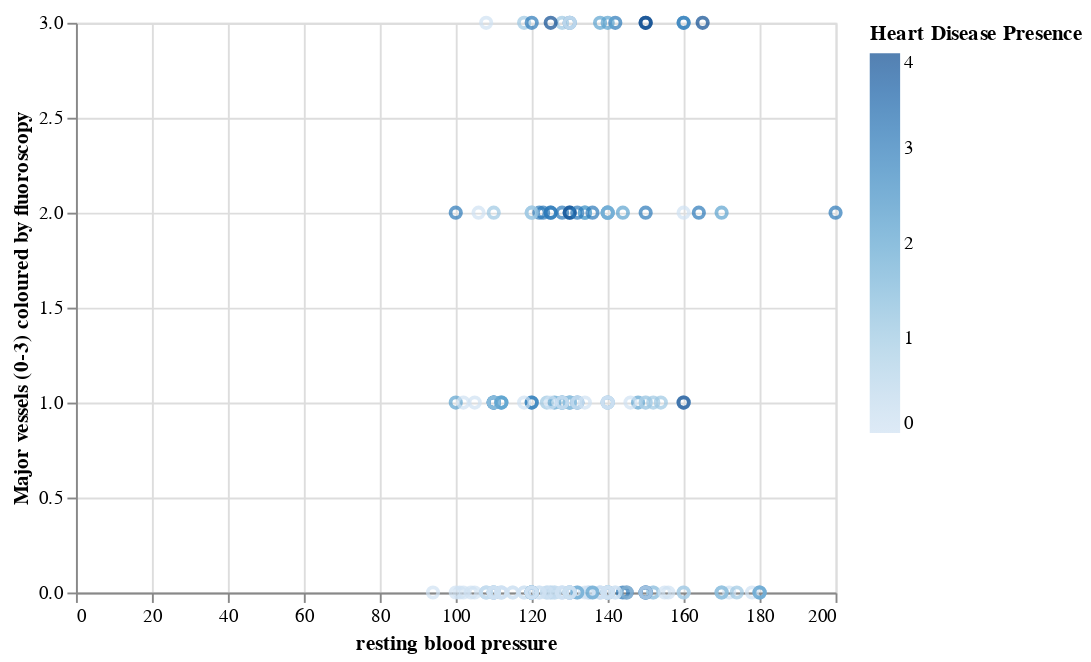

The notebook cell saved with this chart:
### Code cell
trestbps_ca_plot = alt.Chart(cleveland_train).mark_point().encode(
    x = alt.X("trestbps", title = "resting blood pressure"),
    y = alt.Y('ca', title = "Major vessels (0-3) coloured by fluoroscopy"),
    color = alt.Color("heart_disease_presence", title = "Heart Disease Presence")
)
trestbps_ca_plot

### Figure 1 — Vega-Lite specification as saved in the notebook (floating-point values rounded to 4 significant figures; data arrays with more than 128 entries replaced by an {"elided": "..."} marker saying what was removed)
{"config": {"view": {"continuousWidth": 400, "continuousHeight": 300}}, "data": {"name": "data-5823f5e2d9c6920f92279af6888b5263"}, "mark": "point", "encoding": {"color": {"field": "heart_disease_presence", "title": "Heart Disease Presence", "type": "quantitative"}, "x": {"field": "trestbps", "title": "resting blood pressure", "type": "quantitative"}, "y": {"field": "ca", "title": "Major vessels (0-3) coloured by fluoroscopy", "type": "quantitative"}}, "$schema": "https://vega.github.io/schema/vega-lite/v4.17.0.json", "datasets": {"data-5823f5e2d9c6920f92279af6888b5263": {"elided": "227 records"}}}
